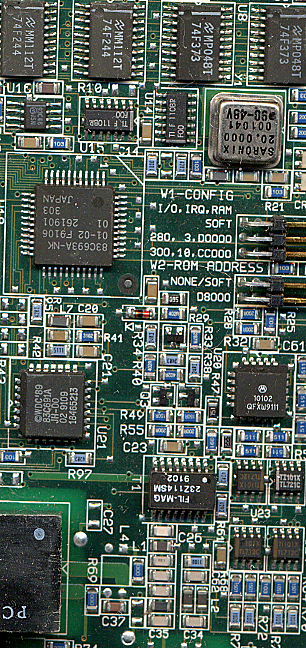
%> input picture Assignment2_Vision_Decorations/PSE2/board.tif, 306 x 648 px
$ octave --eval "PSE2;"   (GNU Octave 9; MATLAB toolbox functions it lacks are replaced by stand-ins)
%> lines starting %> are read from the running program, lines starting %| are printed output that depends on the picture; in (x1, y1, x2, y2) boxes, pixels count from 0 and x2, y2 are one past the last pixel; in counts of white or black regions, pixels touching at a corner belong together; the program's own positions count from 1
% PSE 2 Solutions

function PSE2()

Task1();


end

function Task1()

Img = imread('board.tif');
%> Img is the input picture: size 648x306x3 uint8; mean R, G, B 84.2, 99, 89.1
figure(); imshow(Img);

% Part A, show 25% gray image
GrayImg = rgb2gray(Img);
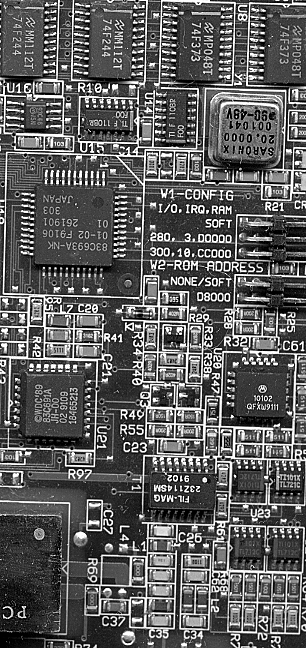
%> GrayImg: size 648x306 uint8; min 0, max 255, mean 93.5
GrayAdjust = GrayImg*0.25;
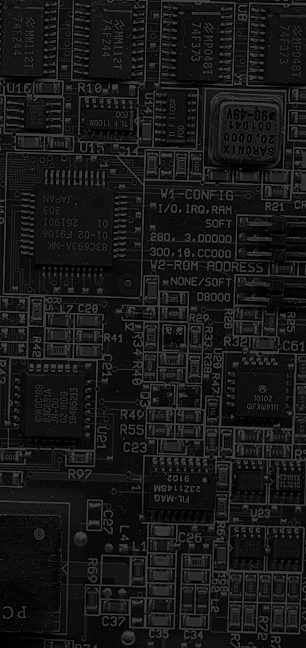
%> GrayAdjust: size 648x306 uint8; min 0, max 64, mean 23.5
figure(); imshow(GrayAdjust);

% Part B, Create mask for baige
[BW, MskImage] = createMask(Img);
%> in createMask, `I = rgb2hsv(RGB);`: I: size 648x306x3 double; mean H, S, V 0.345, 0.426, 0.415
%> in createMask, `sliderBW = (I(:,:,1) >= channel1Min ) & (I(:,:,1) <= channel1Max) & (I..`:
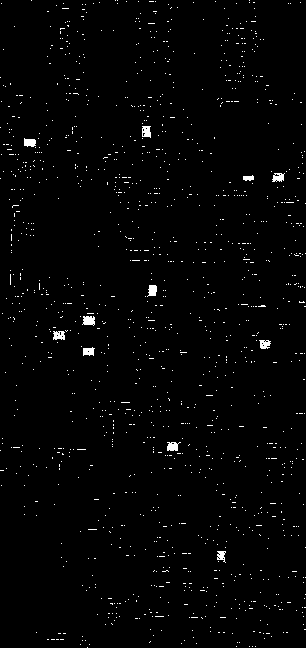
%> sliderBW: size 648x306 logical; 1.5% white in thin lines or dots
%> in createMask, `maskedRGBImage(repmat(~BW,[1 1 3])) = 0;`:
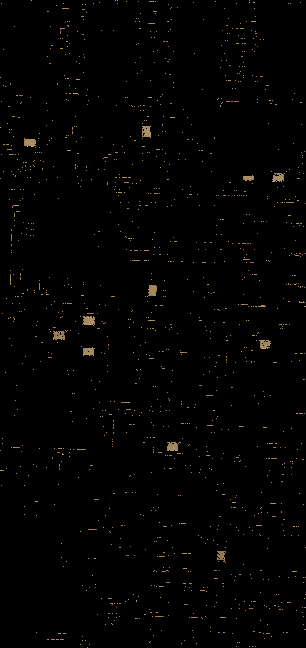
%> maskedRGBImage: size 648x306x3 uint8; mean R, G, B 2.4, 2, 1.3
BinaryMask = bwareaopen(BW,20);             % remove white noise
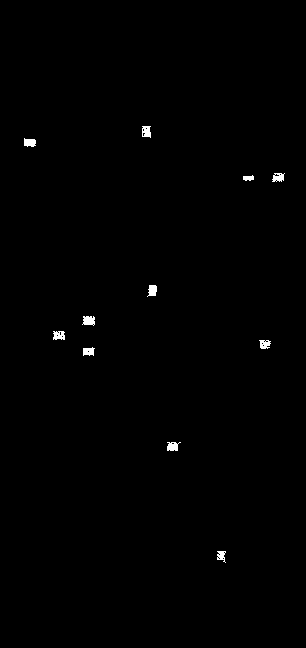
%> BinaryMask: size 648x306 logical; 0.45% white; 11 white regions, largest, box (x1, y1, x2, y2) and area: (82, 316, 95, 326) 100, (167, 442, 181, 451) 90, (142, 126, 151, 138) 87
se = strel('square',2);
BinaryMask = imdilate(BinaryMask,se);       % fill in the white ones fully
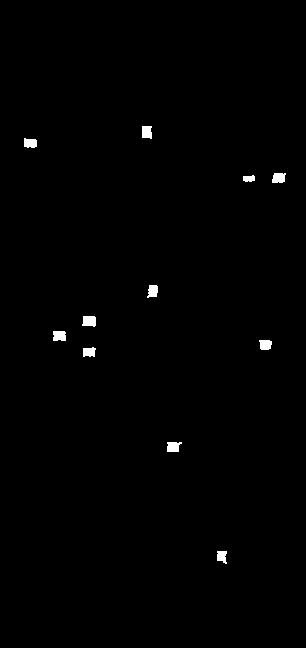
%> BinaryMask: size 648x306 logical; 0.62% white; 11 white regions, largest, box (x1, y1, x2, y2) and area: (82, 316, 96, 327) 133, (53, 331, 66, 341) 123, (167, 442, 182, 452) 123
figure(); imshow(BinaryMask);
% apply mask
BinaryMask = ~BinaryMask;
MaskedRGBImage = bsxfun(@times,Img,cast(BinaryMask,'like',Img));
figure(); imshow(MaskedRGBImage);

% Part C, combine parts A and B
figure(); imshow(GrayAdjust);
hold on;
h = imshow(MaskedImage);
%> (this line was passed over: MaskedImage is not available in this run)
hold off;
set(h, 'AlphaData', BinaryMask);

end

function [BW,maskedRGBImage] = createMask(RGB)
%createMask  Threshold RGB image using auto-generated code from colorThresholder app.
%  [BW,MASKEDRGBIMAGE] = createMask(RGB) thresholds image RGB using
%  auto-generated code from the colorThresholder app. The colorspace and
%  range for each channel of the colorspace were set within the app. The
%  segmentation mask is returned in BW, and a composite of the mask and
%  original RGB images is returned in maskedRGBImage.

% Auto-generated by colorThresholder app on 18-Jun-2019
%------------------------------------------------------


% Convert RGB image to chosen color space
I = rgb2hsv(RGB);

% Define thresholds for channel 1 based on histogram settings
channel1Min = 0.000;
channel1Max = 0.139;

% Define thresholds for channel 2 based on histogram settings
channel2Min = 0.322;
channel2Max = 0.639;

% Define thresholds for channel 3 based on histogram settings
channel3Min = 0.558;
channel3Max = 0.742;

% Create mask based on chosen histogram thresholds
sliderBW = (I(:,:,1) >= channel1Min ) & (I(:,:,1) <= channel1Max) & ...
    (I(:,:,2) >= channel2Min ) & (I(:,:,2) <= channel2Max) & ...
    (I(:,:,3) >= channel3Min ) & (I(:,:,3) <= channel3Max);
BW = sliderBW;

% Initialize output masked image based on input image.
maskedRGBImage = RGB;

% Set background pixels where BW is false to zero.
maskedRGBImage(repmat(~BW,[1 1 3])) = 0;

end

$ run again, with Assignment2_Vision_Decorations/PSE2/pears.png saved as Assignment2_Vision_Decorations/PSE2/board.tif
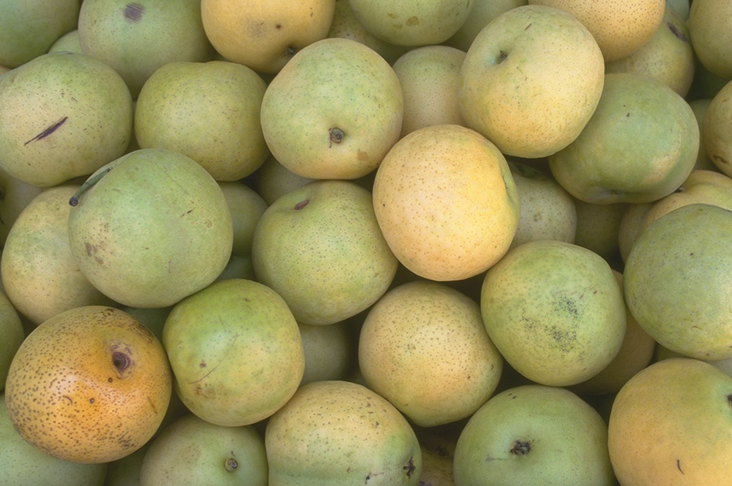
%> input picture Assignment2_Vision_Decorations/PSE2/pears.png, 732 x 486 px
%> in Task1, Img is the input picture: size 486x732x3 uint8; mean R, G, B 154.5, 146.4, 91.1
%> I: size 486x732x3 double; mean H, S, V 0.152, 0.427, 0.614
%> in createMask, `sliderBW = (I(:,:,1) >= channel1Min ) & (I(:,:,1) <= channel1Max) & (I..`:
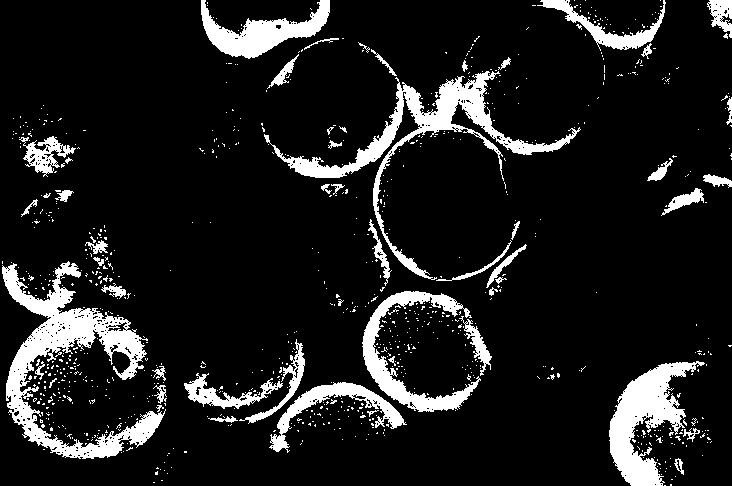
%> sliderBW: size 486x732 logical; 11.7% white; 884 white regions (832 under 20 px), largest, box (x1, y1, x2, y2) and area: (2, 261, 166, 459) 9137, (264, 71, 581, 280) 6899, (609, 361, 705, 486) 5049
%> in Task1, `MaskedRGBImage = bsxfun(@times,Img,cast(BinaryMask,'like',Img));`:
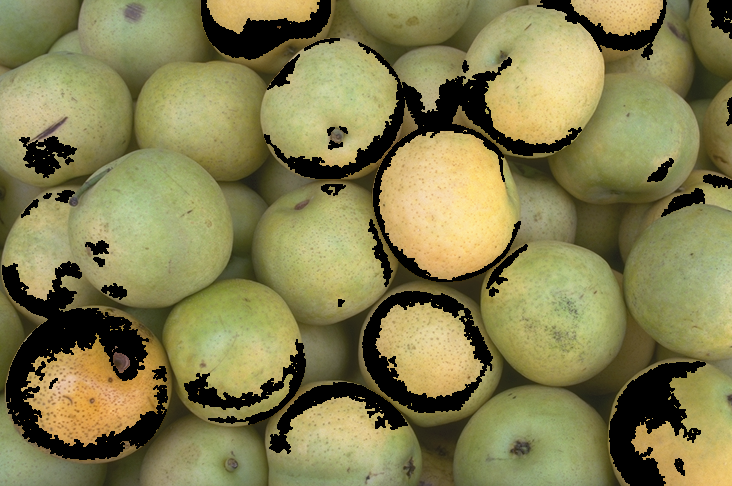
%> MaskedRGBImage: size 486x732x3 uint8; mean R, G, B 132.1, 126.9, 79.5

$ run again, with Assignment2_Vision_Decorations/PSE2/sherlock.jpg saved as Assignment2_Vision_Decorations/PSE2/board.tif
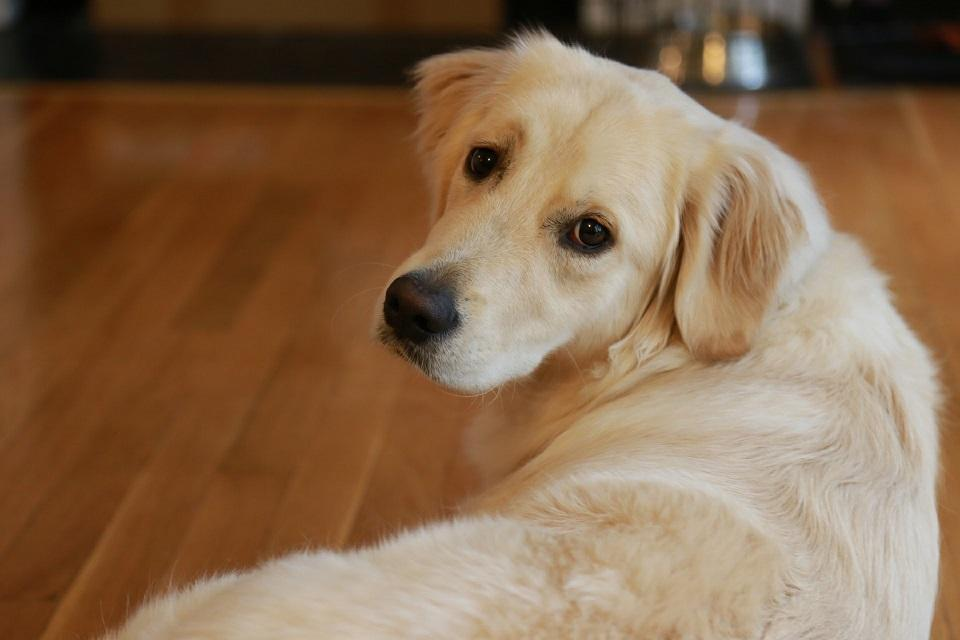
%> input picture Assignment2_Vision_Decorations/PSE2/sherlock.jpg, 960 x 640 px
%> in Task1, Img is the input picture: size 640x960x3 uint8; mean R, G, B 135.6, 105.4, 77.5
%> I: size 640x960x3 double; mean H, S, V 0.093, 0.495, 0.532
%> in createMask, `sliderBW = (I(:,:,1) >= channel1Min ) & (I(:,:,1) <= channel1Max) & (I..`:
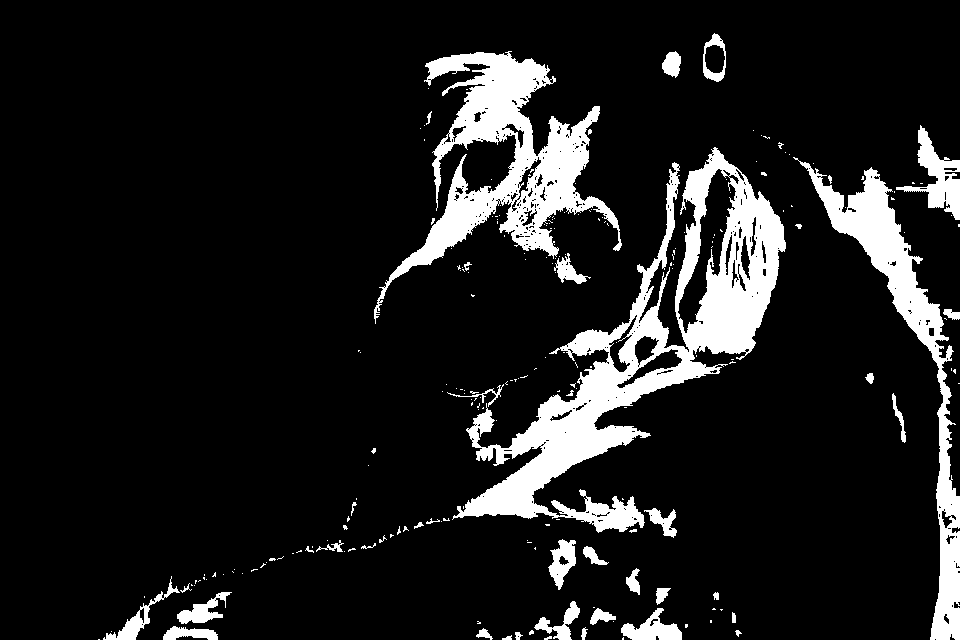
%> sliderBW: size 640x960 logical; 11.6% white; 220 white regions (176 under 20 px), largest, box (x1, y1, x2, y2) and area: (452, 147, 786, 533) 30404, (374, 51, 622, 324) 17906, (793, 157, 960, 640) 11924
%> in Task1, `MaskedRGBImage = bsxfun(@times,Img,cast(BinaryMask,'like',Img));`:
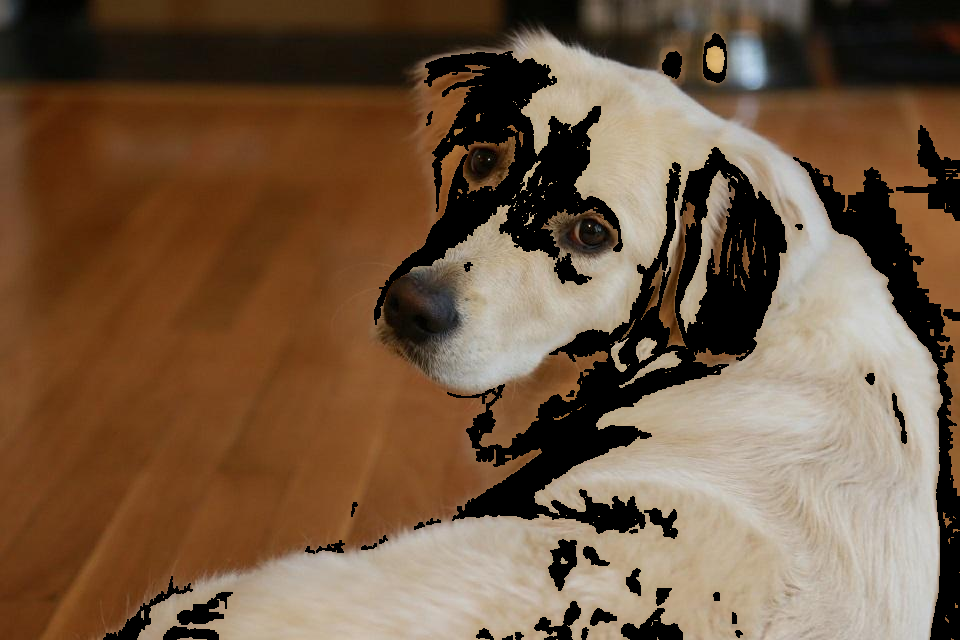
%> MaskedRGBImage: size 640x960x3 uint8; mean R, G, B 114.4, 88.9, 66

$ run again, with Assignment2_Vision_Decorations/PSE2/zEXAMPLE.jpg saved as Assignment2_Vision_Decorations/PSE2/board.tif
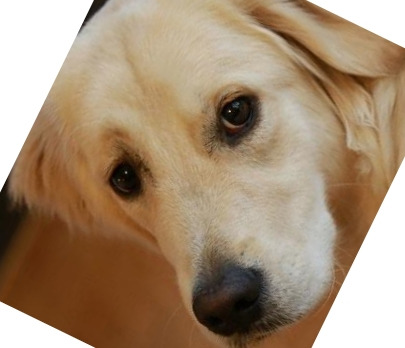
%> input picture Assignment2_Vision_Decorations/PSE2/zEXAMPLE.jpg, 405 x 348 px
%> in Task1, Img is the input picture: size 348x405x3 uint8; mean R, G, B 166, 142.1, 116.7
%> I: size 348x405x3 double; mean H, S, V 0.0838, 0.37, 0.651
%> in createMask, `sliderBW = (I(:,:,1) >= channel1Min ) & (I(:,:,1) <= channel1Max) & (I..`:
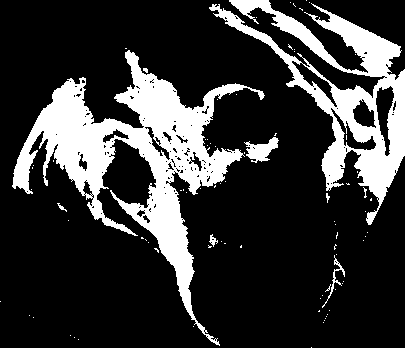
%> sliderBW: size 348x405 logical; 21.2% white; 83 white regions (76 under 20 px), largest, box (x1, y1, x2, y2) and area: (12, 50, 265, 346) 17958, (209, 0, 405, 225) 11068, (244, 137, 279, 163) 455
%> in Task1, `MaskedRGBImage = bsxfun(@times,Img,cast(BinaryMask,'like',Img));`:
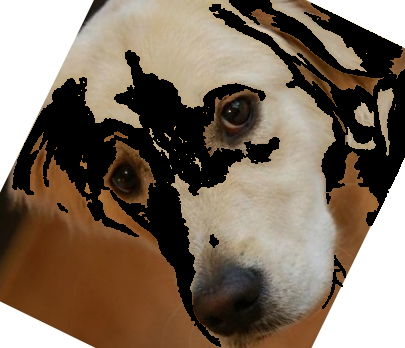
%> MaskedRGBImage: size 348x405x3 uint8; mean R, G, B 126.3, 110.6, 94.7
